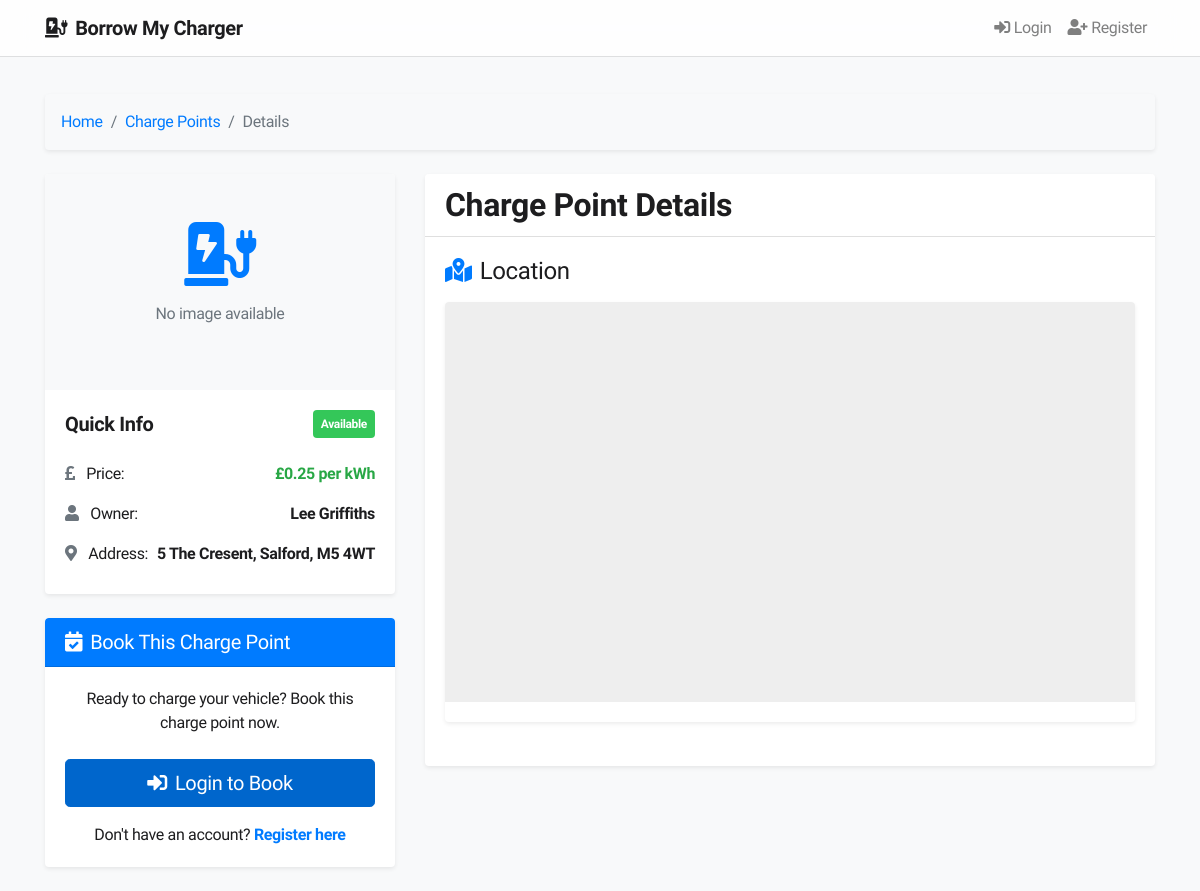
Screenshot of /chargepoint.php?id=1 with the database file from the repository.
### tables this page shows
CREATE TABLE IF NOT EXISTS charge_points (
    id INT AUTO_INCREMENT PRIMARY KEY,
    user_id INT NOT NULL,
    address VARCHAR(255) NOT NULL,
    latitude DECIMAL(10, 8) NOT NULL,
    longitude DECIMAL(11, 8) NOT NULL,
    price DECIMAL(5, 2) NOT NULL,
    availability BOOLEAN DEFAULT TRUE,
    image VARCHAR(255),
    created_at TIMESTAMP DEFAULT CURRENT_TIMESTAMP,
    FOREIGN KEY (user_id) REFERENCES users(id) ON DELETE CASCADE
);

CREATE TABLE IF NOT EXISTS users (
    id INT AUTO_INCREMENT PRIMARY KEY,
    name VARCHAR(100) NOT NULL,
    email VARCHAR(100) NOT NULL UNIQUE,
    password VARCHAR(255) NOT NULL,
    role ENUM('user', 'homeowner', 'admin') NOT NULL,
    status ENUM('pending', 'approved', 'suspended') DEFAULT 'pending',
    created_at TIMESTAMP DEFAULT CURRENT_TIMESTAMP
);

### chargepoint.php (called while the page is built, shortened)
<?php
$view = new stdClass();
$view->pageTitle = "Charge Point Details";
require_once("databaseConn.php");
require_once("models/ChargePoint.php");
$chargePointId = $_GET['id'];
$chargePointModel = new ChargePoint($conn);
$view->chargePoint = $chargePointModel->getById($chargePointId);
require_once("views/chargepoint/show.phtml");
?>

### models/ChargePoint.php (called while the page is built, shortened)
<?php
class ChargePoint {
    private $conn;
    public function __construct($dbConn) {
        $this->conn = $dbConn;
    }
    public function getById($id) {
        $stmt = $this->conn->prepare("SELECT * FROM charge_points WHERE id = ?");
        $stmt->execute([$id]);
        return $stmt->fetch(PDO::FETCH_ASSOC);
    }
}
?>

### models/User.php (called while the page is built, shortened)
<?php
class User {
    private $conn;
    public function __construct($dbConn) {
        $this->conn = $dbConn;
    }
    public function getUserById($userId) {
        $stmt = $this->conn->prepare("SELECT * FROM users WHERE id = ?");
        $stmt->execute([$userId]);
        return $stmt->fetch(PDO::FETCH_ASSOC);
    }
}
?>

### views/chargepoint/show.phtml (the view, shortened to what this page needs)
<?php include 'views/includes/header.phtml'; ?>
<div class="container mt-4">
    <nav aria-label="breadcrumb" class="mb-4">
        <ol class="breadcrumb bg-light p-3 rounded shadow-sm">
            <li class="breadcrumb-item"><a href="index.php">Home</a></li>
            <li class="breadcrumb-item"><a href="chargepoints.php">Charge Points</a></li>
            <li class="breadcrumb-item active" aria-current="page">Details</li>
        </ol>
    </nav>
    <div class="row">
        <div class="col-lg-4 mb-4">
            <div class="card border-0 shadow-sm rounded overflow-hidden mb-4">
                <?php if (!empty($view->chargePoint['image'])): ?>
                    <?php if ($view->chargePoint['image'] === 'chargeimg'): ?>
                        <img src="images/chargeimg.png" class="card-img-top" alt="Charge Point Image">
                    <?php else: ?>
                        <img src="uploads/<?php echo htmlspecialchars($view->chargePoint['image']); ?>" class="card-img-top" alt="Charge Point Image">
                    <?php endif; ?>
                <?php else: ?>
                    <div class="card-img-top bg-light text-center p-5">
                        <i class="fas fa-charging-station fa-4x text-primary"></i>
                        <p class="mt-3 text-muted">No image available</p>
                    </div>
                <?php endif; ?>
                <div class="card-body">
                    <div class="d-flex justify-content-between align-items-center mb-3">
                        <h5 class="card-title mb-0 font-weight-bold">Quick Info</h5>
                        <span class="badge badge-<?php echo $view->chargePoint['availability'] ? 'success' : 'danger'; ?> p-2">
                            <?php echo $view->chargePoint['availability'] ? 'Available' : 'Not Available'; ?>
                        </span>
                    </div>
                    <ul class="list-group list-group-flush">
                        <li class="list-group-item px-0 py-2 border-0 d-flex justify-content-between">
                            <span><i class="fas fa-pound-sign text-muted mr-2"></i> Price:</span>
                            <span class="font-weight-bold text-success">£<?php echo number_format($view->chargePoint['price'], 2); ?> per kWh</span>
                        </li>
                        <?php
                        require_once("models/User.php");
                        $userModel = new User($conn);
                        $owner = $userModel->getUserById($view->chargePoint['user_id']);
                        $ownerName = $owner ? htmlspecialchars($owner['name']) : 'Unknown';
                        ?>
                        <li class="list-group-item px-0 py-2 border-0 d-flex justify-content-between">
                            <span><i class="fas fa-user text-muted mr-2"></i> Owner:</span>
                            <span class="font-weight-bold"><?php echo $ownerName; ?></span>
                        </li>
                        <li class="list-group-item px-0 py-2 border-0 d-flex justify-content-between">
                            <span><i class="fas fa-map-marker-alt text-muted mr-2"></i> Address:</span>
                            <span class="font-weight-bold"><?php echo htmlspecialchars($view->chargePoint['address']); ?></span>
                        </li>
                    </ul>
                </div>
            </div>
            <div class="card border-0 shadow-sm rounded overflow-hidden">
                <div class="card-header bg-primary text-white">
                    <h5 class="mb-0"><i class="fas fa-calendar-check mr-2"></i>Book This Charge Point</h5>
                </div>
                <div class="card-body text-center">
                    <p class="mb-4">Ready to charge your vehicle? Book this charge point now.</p>
                    <?php if (isset($_SESSION['user_id']) && $_SESSION['user_role'] === 'user'): ?>
                        <a href="book-chargepoint.php?id=<?php echo isset($_GET['id']) ? $_GET['id'] : '1'; ?>" class="btn btn-success btn-lg btn-block mb-3">
                            <i class="fas fa-calendar-check mr-2"></i>Book Now
                        </a>
                        <a href="contact-homeowner.php?chargepoint_id=<?php echo isset($_GET['id']) ? $_GET['id'] : '1'; ?>" class="btn btn-outline-primary btn-block">
                            <i class="fas fa-envelope mr-2"></i>Contact Homeowner
                        </a>
                    <?php elseif (isset($_SESSION['user_id']) && $_SESSION['user_role'] === 'admin'): ?>
                        <div class="alert alert-info">
                            <i class="fas fa-info-circle mr-2"></i>Administrators cannot book charge points. This feature is only available for regular users.
                        </div>
                    <?php elseif (isset($_SESSION['user_id']) && $_SESSION['user_role'] === 'homeowner'): ?>
                        <div class="alert alert-info">
                            <i class="fas fa-info-circle mr-2"></i>As a homeowner, you cannot book charge points. This feature is only available for regular users.
                        </div>
                    <?php else: ?>
                        <a href="login.php" class="btn btn-primary btn-lg btn-block mb-3">
                            <i class="fas fa-sign-in-alt mr-2"></i>Login to Book
                        </a>
                        <p class="mb-0">Don't have an account? <a href="register.php" class="font-weight-bold">Register here</a></p>
                    <?php endif; ?>
                </div>
            </div>
        </div>
        <div class="col-lg-8">
            <div class="card border-0 shadow-sm rounded overflow-hidden mb-4">
                <div class="card-header bg-white">
                    <h2 class="mb-0 font-weight-bold">Charge Point Details</h2>
                </div>
                <div class="card-body">
                    <h4 class="mb-3"><i class="fas fa-map-marked-alt text-primary mr-2"></i>Location</h4>
                    <div class="map-container rounded overflow-hidden shadow-sm mb-4">
                        <div id="map" style="height: 400px; width: 100%;"
                             data-lat="<?php echo $view->chargePoint['latitude']; ?>"
                             data-lng="<?php echo $view->chargePoint['longitude']; ?>"></div>
                    </div>
                </div>
            </div>
        </div>
    </div>
</div>
<?php include 'views/includes/footer.phtml'; ?>

### css/styles.css (style rules this page uses)
.badge-success { background-color: #34c759; }

### css/custom.css (style rules this page uses)
#map { height: 400px; width: 100%; margin-bottom: 20px; background-color: #eee; }

### views/includes/header.phtml (style rules this page uses)
body { font-family: 'SF Pro Display', -apple-system, BlinkMacSystemFont, 'Segoe UI', Roboto, Helvetica, Arial, sans-serif; background-color: #f5f5f7; color: #1d1d1f; letter-spacing: -0.022em; }
.btn-primary { background-color: #0066cc; border-color: #0066cc; }

### rows the page displays
charge_points: price "0.25", address "5 The Cresent, Salford, M5 4WT"
users: name "Lee Griffiths"
